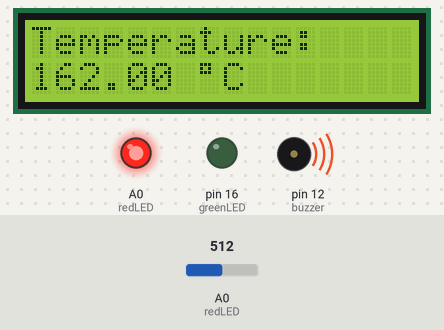
The sketch below on a simulated Arduino Uno, built with avr-gcc and run on an emulated ATmega328P. Parts: 16×2 character LCD, output pins drawn as LEDs (lit = HIGH), buzzer (waves = sounding, pin HIGH). Inputs (shaded band) come from the test bench; at power-on: A0 (redLED) = 512. What the sketch prints to the serial monitor is not drawn.

Above: at 1.2 s.
1.3 s: A0 (redLED) set to 127
At 2.1 s:
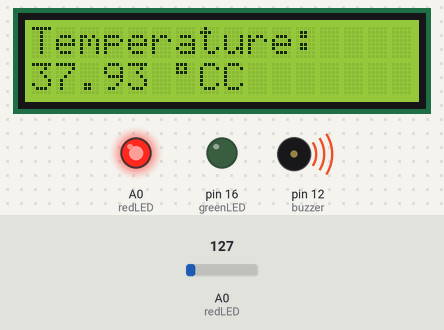
2.8 s: A0 (redLED) set to 106
At 3.7 s:
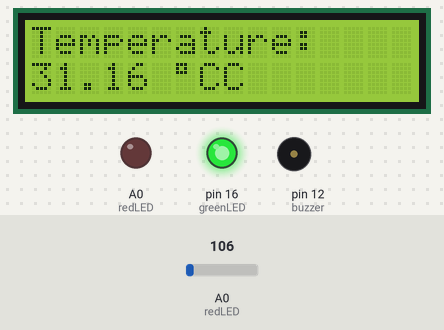
4.3 s: A0 (redLED) set to 45
At 4.9 s:
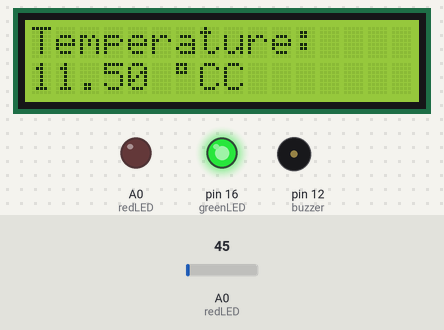
5.8 s: A0 (redLED) set to 36
At 6.2 s:
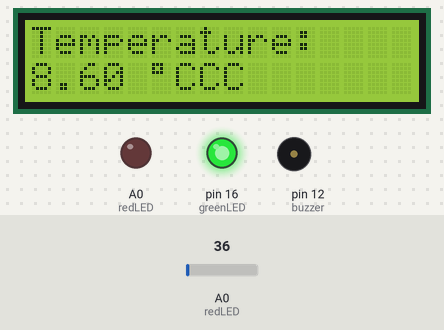
Timing chart, 0 to 8.3 s (numbered marks = the images above; inputs shaded):
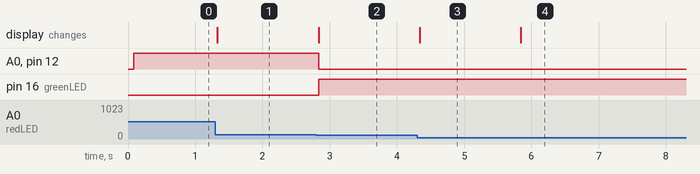

The sketch:

lm35-wemos.ino
```cpp
#include <LiquidCrystal_I2C.h>
#define greenLED 16
#define redLED 14
#define buzzer 12

LiquidCrystal_I2C lcd(0x27,16,2);

void setup(){
  Serial.begin(9600);
  pinMode(greenLED, OUTPUT);
  pinMode(redLED, OUTPUT);
  pinMode(buzzer, OUTPUT);
  lcd.init();
  lcd.backlight();
}

void loop(){
    int rawData = analogRead(A0);
    float vcc = 3.3;
    float offset = 3.0;
    float celcius = rawData * (vcc / 1024.0) * 100;

    celcius = celcius-offset;
    Serial.print("Temperature: ");
    lcd.setCursor(0,0);
    lcd.print("Temperature: ");

    Serial.print(celcius);
    Serial.println(" *C");
    lcd.setCursor(0,1);
    lcd.print(celcius);
    lcd.print(" ");
    lcd.print(char(223));
    lcd.print("C");

    if(celcius<35){
      digitalWrite(greenLED, 1);
      digitalWrite(redLED, 0);
      digitalWrite(buzzer, 0);
    }
    else{
      digitalWrite(greenLED, 0);
      digitalWrite(redLED, 1);
      //call the function for data uploading.
      digitalWrite(buzzer, 1);
      delay(50);
    }
}
```

Measured:
- the behaviour switches between 118 and 117 on A0 (redLED) (found by bisection; images 1 and 2)
- the behaviour switches between 41 and 40 on A0 (redLED) (found by bisection; images 3 and 4)
- after the input at 1.3 s, the display: changes at once (image 1)
- after the input at 2.8 s, A0 (redLED), pin 12 (buzzer): HIGH → LOW at once; pin 16 (greenLED): LOW → HIGH at once; the display: changes at once (image 2)
- after the input at 4.3 s, the display: changes at once (image 3)
- after the input at 5.8 s, the display: changes after 0.05 s (image 4)
